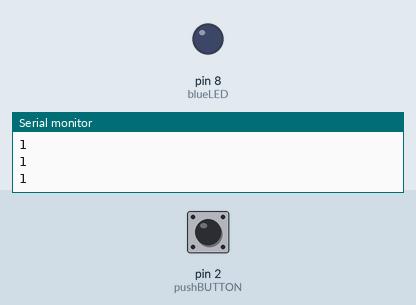
The sketch below on a simulated Arduino Uno, built with avr-gcc and run on an emulated ATmega328P. Parts: output pins drawn as LEDs (lit = HIGH), the last lines printed to the serial monitor. Dashed ring = blinking. The inputs (shaded band) are chosen by the test bench; at power-on: pin 2 (pushBUTTON) HIGH.

Above: at 1.6 s.
1.7 s: pin 2 (pushBUTTON) pulled LOW for 3.2 s
At 3.0 s:
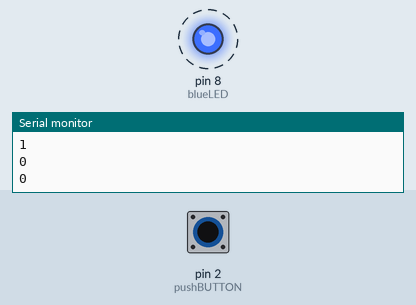
7.1 s: pin 2 (pushBUTTON) pulled LOW for 0.5 s
At 9.2 s:
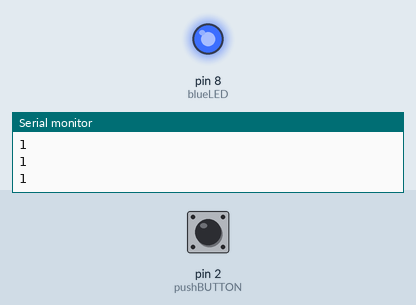
9.5 s: pin 2 (pushBUTTON) pulled LOW for 1 s
At 11.8 s:
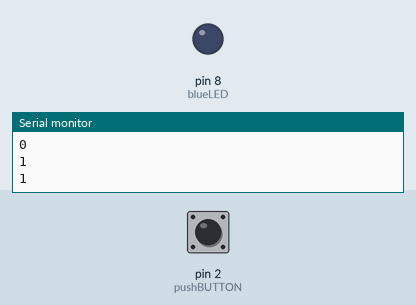
Timing chart, 0 to 13.3 s (numbered marks = the images above; inputs shaded):
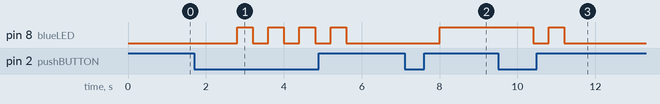

Measured:
- after the input at 1.7 s, pin 8 (blueLED): alternates HIGH for 0.40 s and LOW for 0.40 s, 8 changes in all, then stays LOW, starting after 1.1 s
- after the input at 7.1 s, pin 8 (blueLED): LOW → HIGH after 0.90 s
- after the input at 9.5 s, pin 8 (blueLED): HIGH → LOW after 0.90 s, → HIGH 0.40 s later, → LOW 0.40 s later

The sketch:

pushBTN2.ino
```cpp
int blueLED = 8;
int pushBUTTON = 2;
int btnValue;
bool isON = false;


void setup() {
  Serial.begin(9600);
  pinMode(pushBUTTON, INPUT);
  pinMode(blueLED, OUTPUT);

  digitalWrite(pushBUTTON, HIGH);
}

void loop() {


  btnValue = digitalRead(pushBUTTON);
  delay(400);

  Serial.println(btnValue);


  // turns on LED when isON is true
  if(isON == true){
    digitalWrite(blueLED, HIGH);
  } else{
    digitalWrite(blueLED, LOW);
  }

  // toggles the value of isON variable every time push button reads a value of 1
  if(btnValue == 0){
    isON = !isON;
  }


}
```
